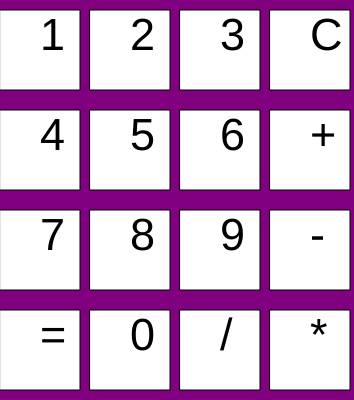
Frame 1 (no input)
Frame 60 (no input): identical to frame 1, image omitted
Frame 120 (the mouse pressed at the canvas centre since frame 60): identical to frame 1, image omitted

The p5.js sketch that drew this single still picture (run headless with seeded random() and noise() and a simulated clock; from frame 60 on, the mouse is pressed at the canvas centre):

// p5.js sketch
// ── sketch.js
function setup() {
  createCanvas(354, 400);
  key1 = new calKey(1, 40, 50);
  key2 = new calKey(2, 130, 50);
  key3 = new calKey(3, 220, 50);
  keyC = new calKey("C",310, 50);
  //-------------------------------------------
  key4 = new calKey(4, 40, 150);
  key5 = new calKey(5, 130, 150);
  key6 = new calKey(6, 220, 150);
  keyA = new calKey("+",310, 150);

  //-------------------------------------------
  key7 = new calKey(7, 40, 250);
  key8 = new calKey(8, 130, 250);
  key9 = new calKey(9, 220, 250);
  keyS = new calKey("-",310, 250);

  //-------------------------------------------
  keyE = new calKey("=", 40, 350);
  key0 = new calKey(0, 130, 350);
  keyD = new calKey("/", 220, 350);
  keyM = new calKey("*",310, 350);

}

function draw() {
  background("purple");
  //textFont("basis33");
  key1.show(); 
  key2.show();
  key3.show(); 
  keyC.show();

  //-----------------------------------------

  key4.show(); 
  key5.show();
  key6.show(); 
  keyA.show();

  //------------------------------------------

  key7.show(); 
  key8.show();
  key9.show(); 
  keyS.show();

  //------------------------------------------

  keyE.show(); 
  key0.show();
  keyD.show(); 
  keyM.show();

}

function mousePressed() {
  //1
  if (mouseX > key1.x - 40 && mouseX < key1.x + 40 && mouseY > key1.y - 40 && mouseY < key1.y + 40) {
    //print("working");
    insert(key1.keyVal)
  }

  //2
  if (mouseX > key2.x - 40 && mouseX < key2.x + 40 && mouseY > key2.y - 40 && mouseY < key2.y+40) {
    //print("working");
    insert(key2.keyVal)
  }

  //3
  if (mouseX > key3.x - 40 && mouseX < key3.x + 40 && mouseY > key3.y - 40 && mouseY < key3.y+40) {
    //print("working")
    insert(key3.keyVal)
  }

  //4
  if (mouseX > key4.x - 40 && mouseX < key4.x + 40 && mouseY > key4.y - 40 && mouseY < key4.y+40) {
    //print("working")
    insert(key4.keyVal)
  }

  //5
  if (mouseX > key5.x - 40 && mouseX < key5.x + 40 && mouseY > key5.y - 40 && mouseY < key5.y+40) {
    //print("working")
    insert(key5.keyVal);
  }

  //6 
  if (mouseX > key6.x - 40 && mouseX < key6.x + 40 && mouseY > key6.y - 40 && mouseY < key6.y+40) {
    //print("working")
    insert(key6.keyVal)
  }

  //7
  if (mouseX > key7.x - 40 && mouseX < key7.x + 40 && mouseY > key7.y - 40 && mouseY < key7.y+40) {
    //print("working")
    insert(key7.keyVal)
  }

  //8
  if (mouseX > key8.x - 40 && mouseX < key8.x + 40 && mouseY > key8.y - 40 && mouseY < key8.y+40) {
    //print("working");
    insert(key8.keyVal)
  }

  //9
  if (mouseX > key9.x - 40 && mouseX < key9.x + 40 && mouseY > key9.y - 40 && mouseY < key9.y+40) {
    //print("working")
    insert(key9.keyVal)
  }

  //0
  if (mouseX > key0.x - 40 && mouseX < key0.x + 40 && mouseY > key0.y - 40 && mouseY < key0.y+40) {
    //print("working")
    insert(key0.keyVal)
  }

  //C
  if (mouseX < keyC.x + 40 && mouseX > keyC.x - 40 && mouseY > keyC.y - 40 && mouseY < keyC.y+40) {
    //print("Worl");
    hel(); 
  }

  //=
  if (mouseX < keyE.x + 40 && mouseX > keyE.x - 40 && mouseY > keyE.y - 40 && mouseY < keyE.y+40) {
    eal();
    //print("helen");
  }

  //+
  if (mouseX > keyA.x - 40 && mouseX < keyA.x + 40 && mouseY > keyA.y - 40 && mouseY < keyA.y+40) {
    //print("working");
    insert(keyA.keyVal);
  }

  //-
  if (mouseX > keyS.x - 40 && mouseX < keyS.x + 40 && mouseY > keyS.y - 40 && mouseY < keyS.y+40) {
    //print("working");
    insert(keyS.keyVal);
  }

  //-/
  if (mouseX < keyD.x + 40 && mouseX > keyD.x - 40 && mouseY > keyD.y - 40 && mouseY < keyD.y+40) {
    insert(keyD.keyVal);
  }

  //*
  if (mouseX < keyM.x + 40 && mouseX > keyM.x - 40 && mouseY > keyM.y - 40 && mouseY < keyM.y+40) {
    insert(keyM.keyVal);
  }
}

// ── calKey.js
function calKey(keyVal, xpos, ypos) {
    this.x = xpos;
    this.y = ypos;
    this.width = 80;
    this.height = 80;
    this.keyVal = keyVal;
    var sh;

    this.show = function() {
        rectMode(CENTER);
        rect(this.x, this.y, this.width, this.height);
        textSize(45);
        text(this.keyVal, this.x, this.y);
    }
}
// ── indedx.html
<!DOCTYPE html>
<html lang="en">
<head>
    <script src="p5.min.js"></script>
    <script>
        function insert(num) {
    document.form.text.value += num ;
} 

function eal() {
    var exp = document.form.text.value
    if (exp) {
    document.form.text.value = eval(document.form.text.value);
    }    
}

function hel() {
    document.form.text.value = "";
}

function hem() {
    document.form.text.value -= 1 
}
    </script>
    <meta charset="UTF-8">
<meta name="viewport" content="width=device-width, initial-scale=1.0">
    <title>Document</title>
    <link rel="stylesheet" href="style.css">
</head>
<body>
    <form name="form">
    <input class = "textview" name = text>
    </form>
    <script src="sketch.js"></script>
    <script src = "calKey.js"></script>
</body>
</html>
// ── style.css
body {
    background: linear-gradient(to right,rgba(251, 2, 2, 0.507),#d41d88);
    align-content: center;
}
canvas {
    border: 4px dotted black;
    margin-left: 450px;
    border-radius: 20px;
    background-color: antiquewhite;
}

.textview {
    margin-top : 50px;
    margin-left: 450px;
    width : 354px;
    height : 80px;
    font-size: 45px;
    border-radius: 20px;
    border: 4px solid black;
}
